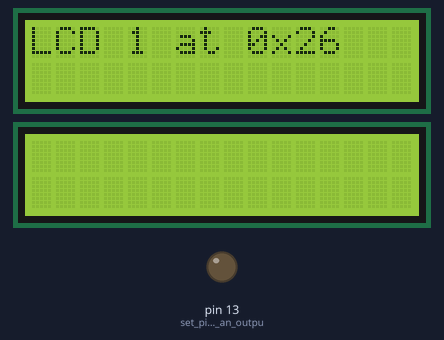
This sketch was run on a simulated Arduino Uno, built with avr-gcc and run on an emulated ATmega328P. On the bench: 2 × 16×2 character LCD, output pins drawn as LEDs (lit = HIGH).

Above: at 1.7 s.
At 3.2 s:
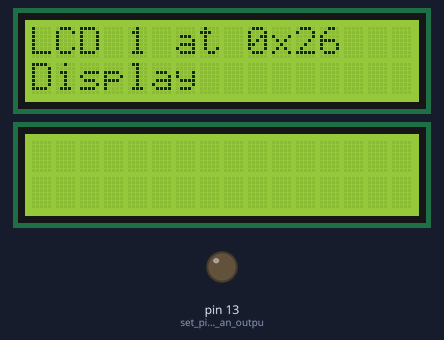
At 4.7 s:
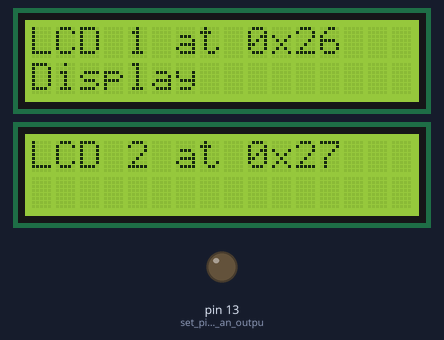
At 6.2 s:
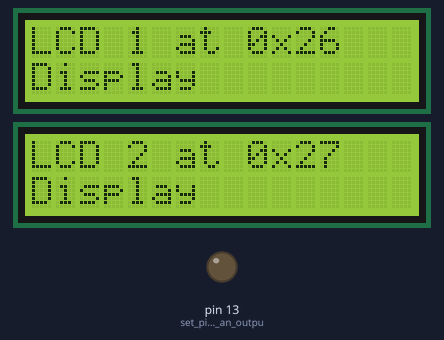

The sketch:

Using_2_I2C_displays.ino
```cpp
/*   16 character 2 line I2C Display
 *   Uses Bill Perry's HD44780 Library, which can be installed from the Arduino Library Manager
 *   See Bills documentation: https://github.com/duinoWitchery/hd44780
 *   See the "API Summary" section.  Use "lcd" in front like lcdbegin(cols, rows)
 *
 *   LCD Display Blue or Yellow: I2C/TWI "Backpack" Interface
 */
// ----------------------------------------------------------------------------

/*LiquidCrystal compability:
Since this hd44780 library is LiquidCrystal API compatible, most existing LiquidCrystal
sketches should work with hd44780 hd44780_I2Cexp i/o class once the
includes are changed to use hd44780 and the lcd object constructor is
changed to use the hd44780_I2Cexp i/o class.
*/

/*-----( Import needed libraries )-----*/
#include <Wire.h>
#include <hd44780.h>                        // main hd44780 header
#include <hd44780ioClass/hd44780_I2Cexp.h>  // i2c expander i/o class header

/*-----( Declare Constants )-----*/
// LCD geometry
const int LCD_COLS = 16;
const int LCD_ROWS = 2;

/*-----( Declare objects )-----*/
//hd44780_I2Cexp lcd;  // declare lcd object: auto locate & auto config expander chip
 hd44780_I2Cexp lcd1(0x26); //declare lcd1 object at I2C address 0x26
 hd44780_I2Cexp lcd2(0x27); //declare lcd1 object at I2C address 0x27

/*-----( Declare Variables )-----*/
int status;

void setup() /*----( SETUP: RUNS ONCE )----*/
{
  pinMode(13, OUTPUT);   //set pin 13 to be an output

  status = lcd1.begin(LCD_COLS, LCD_ROWS);
  if (status)  // non zero status means it was unsuccesful
  {
    // hd44780 has a fatalError() routine that blinks an led if possible
    // begin() failed so blink error code using the onboard LED if possible
    hd44780::fatalError(status);  // does not return
  }

  status = lcd2.begin(LCD_COLS, LCD_ROWS);
  if (status)  // non zero status means it was unsuccesful
  {
    // hd44780 has a fatalError() routine that blinks an led if possible
    // begin() failed so blink error code using the onboard LED if possible
    hd44780::fatalError(status);  // does not return
  }

  // Print a message to the LCD.
  lcd1.clear();
  delay(1500);
  lcd1.setCursor(0, 0);
  lcd1.print("LCD 1 at 0x26");
  delay(1500);
  lcd1.setCursor(0, 1);
  lcd1.print("Display");

  lcd2.clear();
  delay(1500);
  lcd2.setCursor(0, 0);
  lcd2.print("LCD 2 at 0x27");
  delay(1500);
  lcd2.setCursor(0, 1);
  lcd2.print("Display");

} /*--(end setup )---*/

void loop() /*----( LOOP: RUNS CONSTANTLY )----*/
{

} /* --(end main loop )-- */

/*-----( Declare User-written Functions )-----*/

/* ( THE END ) */
```

Measured:
- what the display in image 0 shows lasts 1.6 s, from 1.6 s to 3.2 s
